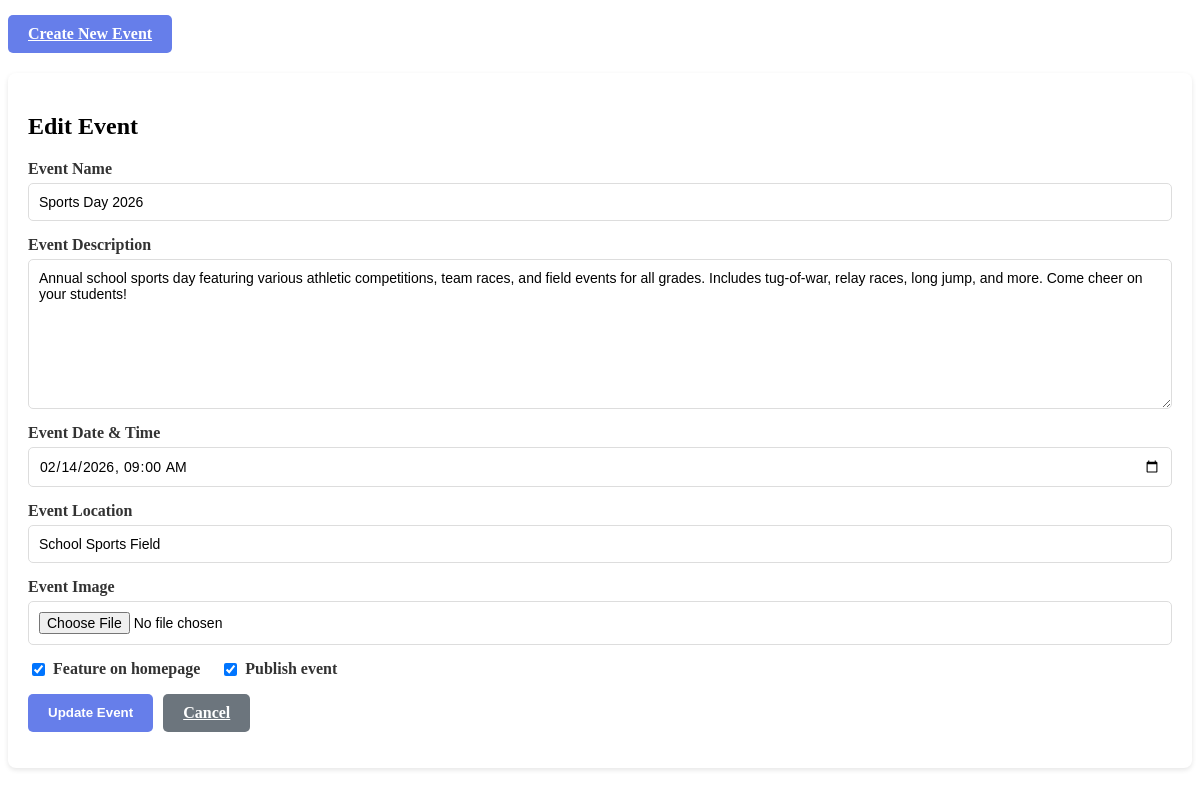
Screenshot of /admin/pages/events.php?page=events&action=edit&id=1 with the database file from the repository.
### tables this page shows
CREATE TABLE IF NOT EXISTS events (
    id INT PRIMARY KEY AUTO_INCREMENT,
    event_name VARCHAR(255) NOT NULL,
    event_description TEXT,
    event_date DATETIME NOT NULL,
    event_location VARCHAR(255),
    event_image VARCHAR(255),
    featured BOOLEAN DEFAULT FALSE,
    is_published BOOLEAN DEFAULT TRUE,
    created_at TIMESTAMP DEFAULT CURRENT_TIMESTAMP,
    updated_at TIMESTAMP DEFAULT CURRENT_TIMESTAMP ON UPDATE CURRENT_TIMESTAMP
);

### admin/pages/events.php (the view, shortened to what this page needs)
<?php
$action = $_GET['action'] ?? 'list';
$events = [];
$result = $conn->query("SELECT * FROM events ORDER BY event_date ASC");
if ($result) {
    while ($row = $result->fetch_assoc()) {
        $events[] = $row;
    }
}
?>
<div class="button-group" style="margin-bottom: 20px;">
    <a href="?page=events&action=create" class="btn btn-primary">Create New Event</a>
</div>
<?php if ($action === 'create'): ?>
    <div class="form-container">
        <h2>Create New Event</h2>
        <form method="POST" enctype="multipart/form-data">
            <div class="form-group">
                <label for="event_name">Event Name</label>
                <input type="text" id="event_name" name="event_name" required placeholder="e.g., Annual Sports Day">
            </div>
            <div class="form-group">
                <label for="event_description">Event Description</label>
                <textarea id="event_description" name="event_description" required placeholder="Enter event description"></textarea>
            </div>
            <div class="form-group">
                <label for="event_date">Event Date & Time</label>
                <input type="datetime-local" id="event_date" name="event_date" required>
            </div>
            <div class="form-group">
                <label for="event_location">Event Location</label>
                <input type="text" id="event_location" name="event_location" required placeholder="e.g., School Sports Field">
            </div>
            <div class="form-group">
                <label for="event_image">Event Image</label>
                <input type="file" id="event_image" name="event_image" accept="image/*">
                <small style="color: #666;">Optional. Upload an image for the event.</small>
            </div>
            <div class="form-group">
                <div class="checkbox-group">
                    <label>
                        <input type="checkbox" name="featured"> Feature on homepage
                    </label>
                    <label>
                        <input type="checkbox" name="is_published" checked> Publish event
                    </label>
                </div>
            </div>
            <div class="button-group">
                <button type="submit" name="create_event" class="btn btn-primary">Create Event</button>
                <a href="?page=events" class="btn btn-secondary">Cancel</a>
            </div>
        </form>
    </div>
<?php elseif ($action === 'edit' && isset($_GET['id'])): ?>
    <?php
    $id = intval($_GET['id']);
    $event = null;
    foreach ($events as $e) {
        if ($e['id'] == $id) {
            $event = $e;
            break;
        }
    }
    if (!$event) {
        echo '<div class="error">Event not found.</div>';
    } else {
    ?>
        <div class="form-container">
            <h2>Edit Event</h2>
            <form method="POST" enctype="multipart/form-data">
                <div class="form-group">
                    <label for="event_name">Event Name</label>
                    <input type="text" id="event_name" name="event_name" required value="<?php echo htmlspecialchars($event['event_name']); ?>">
                </div>
                <div class="form-group">
                    <label for="event_description">Event Description</label>
                    <textarea id="event_description" name="event_description" required><?php echo htmlspecialchars($event['event_description']); ?></textarea>
                </div>
                <div class="form-group">
                    <label for="event_date">Event Date & Time</label>
                    <input type="datetime-local" id="event_date" name="event_date" required value="<?php echo str_replace(' ', 'T', $event['event_date']); ?>">
                </div>
                <div class="form-group">
                    <label for="event_location">Event Location</label>
                    <input type="text" id="event_location" name="event_location" required value="<?php echo htmlspecialchars($event['event_location']); ?>">
                </div>
                <div class="form-group">
                    <label for="event_image">Event Image</label>
                    <input type="file" id="event_image" name="event_image" accept="image/*">
                </div>
                <div class="form-group">
                    <div class="checkbox-group">
                        <label>
                            <input type="checkbox" name="featured" <?php echo $event['featured'] ? 'checked' : ''; ?>> Feature on homepage
                        </label>
                        <label>
                            <input type="checkbox" name="is_published" <?php echo $event['is_published'] ? 'checked' : ''; ?>> Publish event
                        </label>
                    </div>
                </div>
                <div class="button-group">
                    <button type="submit" name="edit_event" class="btn btn-primary">Update Event</button>
                    <a href="?page=events" class="btn btn-secondary">Cancel</a>
                </div>
            </form>
        </div>
    <?php
    }
    ?>
<?php endif; ?>

### admin/pages/events.php (style rules this page uses)
.form-container { background: white; padding: 20px; border-radius: 8px; box-shadow: 0 2px 5px rgba(0, 0, 0, 0.1); margin-bottom: 20px; }
.form-group { margin-bottom: 15px; }
.form-group label { display: block; margin-bottom: 5px; font-weight: 600; color: #333; }
.form-group input[type="text"], .form-group input[type="datetime-local"], .form-group textarea, .form-group input[type="file"] { width: 100%; padding: 10px; border: 1px solid #ddd; border-radius: 5px; font-family: 'Nunito', sans-serif; font-size: 14px; }
.form-group textarea { min-height: 150px; resize: vertical; }
.checkbox-group { display: flex; gap: 20px; margin-top: 10px; }
.checkbox-group label { display: flex; align-items: center; margin: 0; }
.checkbox-group input[type="checkbox"] { margin-right: 8px; width: auto; }
.button-group { display: flex; gap: 10px; margin-top: 15px; }
.btn { padding: 10px 20px; border: none; border-radius: 5px; cursor: pointer; font-weight: 600; transition: background 0.3s; }
.btn-primary { background: #667eea; color: white; }
.btn-secondary { background: #6c757d; color: white; }

### rows the page displays
events: event_name "Sports Day 2026", event_description "Annual school sports day featuring various athletic competitions, team races, and field events for all grades. Includes tug-of-war, relay races, long jump, and more. Come cheer on your students!", event_date "02/14/2026 09:00", event_location "School Sports Field", featured "☑", is_published "☑"
